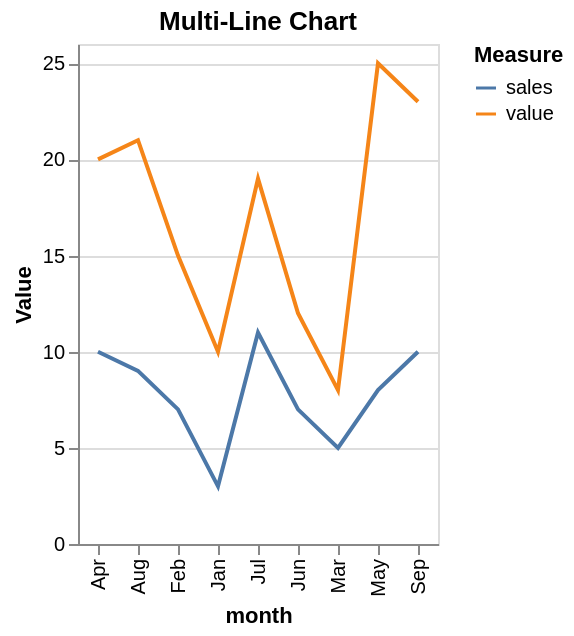

This figure's Vega-Lite source:
### Vega-Lite specification from a JSON file in a GitHub repository (floating-point values rounded to 4 significant figures)
{"$schema": "https://vega.github.io/schema/vega-lite/v5.20.1.json", "config": {"view": {"continuousHeight": 300, "continuousWidth": 300}}, "data": {"name": "data-7236977939362759d3deb27d6bb3940b"}, "datasets": {"data-7236977939362759d3deb27d6bb3940b": [{"category": "A", "month": "Jan", "sales": 3, "value": 10}, {"category": "B", "month": "Feb", "sales": 7, "value": 15}, {"category": "C", "month": "Mar", "sales": 5, "value": 8}, {"category": "D", "month": "Apr", "sales": 10, "value": 20}, {"category": "E", "month": "May", "sales": 8, "value": 25}, {"category": "F", "month": "Jun", "sales": 7, "value": 12}, {"category": "G", "month": "Jul", "sales": 11, "value": 19}, {"category": "H", "month": "Aug", "sales": 9, "value": 21}, {"category": "I", "month": "Sep", "sales": 10, "value": 23}]}, "encoding": {"color": {"field": "Measure", "type": "nominal"}, "x": {"field": "month", "type": "nominal"}, "y": {"field": "Value", "type": "quantitative"}}, "height": 250, "mark": {"type": "line"}, "title": "Multi-Line Chart", "transform": [{"as": ["Measure", "Value"], "fold": ["value", "sales"]}], "width": "container"}
